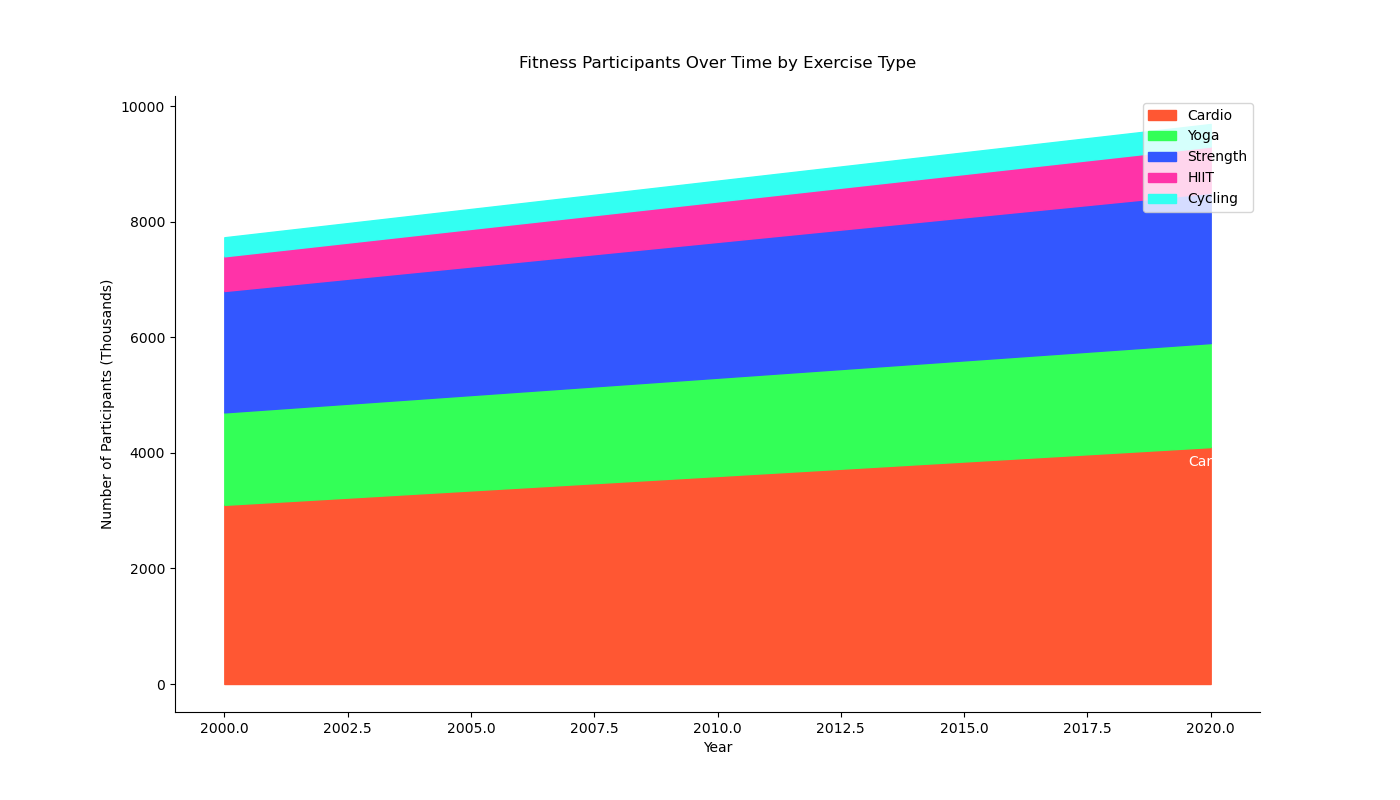

Here is the Python script that generated this plot:

import matplotlib.pyplot as plt
import pandas as pd
import seaborn as sns

# Data
data = {
    'Year': [i for i in range(2000, 2021)],
    'Cardio': [3100 + i * 50 for i in range(21)],
    'Yoga': [1600 + i * 10 for i in range(21)],
    'Strength': [2100 + i * 25 for i in range(21)],
    'HIIT': [600 + i * 10 for i in range(21)],
    'Cycling': [330 + i * 3 for i in range(21)],
}
df = pd.DataFrame(data)

# Melting the data to long format
df_melted = df.melt('Year', var_name='Exercise', value_name='Participants')

# Pivot for cumulative sum to stack the sectors on top of each other
df_melted['Cumulative'] = df_melted.groupby('Year')['Participants'].cumsum()

# Plot
plt.figure(figsize=(14, 8))
colors = ["#FF5733", "#33FF57", "#3357FF", "#FF33A8", "#33FFF2"]

# Loop to create the stacked area plot
for i, exercise in enumerate(df_melted['Exercise'].unique()):
    if i == 0:
        plt.fill_between(df['Year'], 0, df_melted[df_melted['Exercise'] == exercise]['Cumulative'], color=colors[i], label=exercise)
    else:
        plt.fill_between(df['Year'], 
                         df_melted[df_melted['Exercise'] == df_melted['Exercise'].unique()[i-1]]['Cumulative'], 
                         df_melted[df_melted['Exercise'] == exercise]['Cumulative'], 
                         color=colors[i], label=exercise)

# Annotating the last value of Cardio for example
last_year_data = df_melted[df_melted['Year'] == df['Year'].max()]
cardio_last_value = last_year_data[last_year_data['Exercise'] == 'Cardio']['Cumulative'].values[0]
plt.text(df['Year'].max(), cardio_last_value - 250, "Cardio", verticalalignment='center', horizontalalignment='center', color="white", fontsize=10)

# Customizing the plot
plt.title("Fitness Participants Over Time by Exercise Type", pad=20)
plt.xlabel("Year")
plt.ylabel("Number of Participants (Thousands)")
plt.legend(loc='upper right')
sns.despine()
plt.show()
